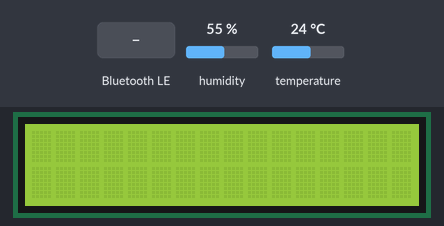
Bench run of a sketch on a simulated ESP32-S3. Parts: 16×2 character LCD. Inputs (shaded band) come from the test bench; at power-on: humidity 55 %, temperature 24 °C. Nothing arrives over Bluetooth unless stated; a phone connects over Bluetooth LE 3 s after start.

Above: at 1.2 s.
1.3 s: Bluetooth LE write "1" received
At 2.5 s:
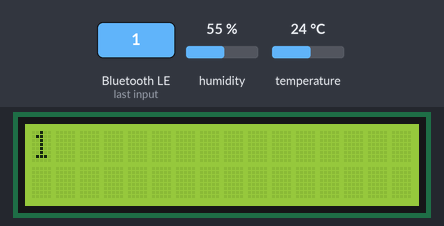
2.8 s: Bluetooth LE write "0" received
At 3.7 s:
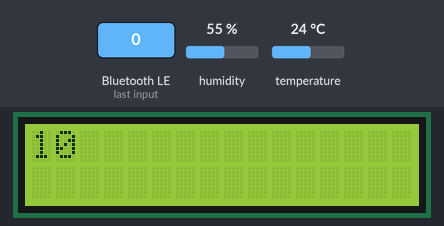
Timing chart, 0 to 5.8 s (numbered marks = the images above; inputs shaded):
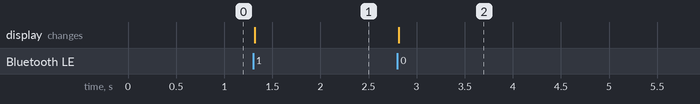

Measured:
- after the input at 1.3 s, the display: changes at once (image 1)
- after the input at 2.8 s, the display: changes at once (image 2)

The sketch:

11-013_Classic_Bluetooth_LCD_minimal.ino
```cpp
/*  11.013 - BLE UART (Minimal) with I2C LCD and BME280 for ESP32-S3
 *
 * Course: IoT Development with ESP32-S3
 * Target Hardware: ESP32-S3-DevKitC-1 v1.1
 * Module: ESP32-S3-WROOM-1-N16R16V
 *
 * This is a simplified version of the BLE UART example that:
 * - Displays BLE-received characters on a 16x2 LCD screen
 * - Sends temperature and humidity from a BME280 sensor every ~10 seconds
 * - Clears the LCD when '~' is received
 *
 * This minimal version focuses on core functionality and reduces code complexity.
 *
 * HARDWARE MODERNIZATION:
 * ========================
 * ESP32-S3 does not support Classic Bluetooth. We use NimBLE to emulate a BLE UART terminal.
 *
 * CIRCUIT DIAGRAM:
 * ================
 * ESP32-S3         | BME280    | I2C LCD
 * ----------------|-----------|----------
 * 3V3             | VIN       | VCC
 * GND             | GND       | GND
 * GPIO21 (SDA)    | SDA       | SDA
 * GPIO22 (SCL)    | SCL       | SCL
 *
 * IDE REQUIREMENTS:
 * =================
 * - Arduino IDE 2.0+
 * - ESP32 Arduino Core v3.0+
 * - Board: "ESP32S3 Dev Module"
 * - Libraries:
 *   - NimBLE-Arduino
 *   - LiquidCrystal_I2C
 *   - Adafruit_BME280 + Adafruit Unified Sensor
 */

#include <Wire.h>
#include <LiquidCrystal_I2C.h>
#include <Adafruit_BME280.h>
#include <NimBLEDevice.h>

LiquidCrystal_I2C lcd(0x27, 16, 2);
Adafruit_BME280 bme;
NimBLECharacteristic* txChar;

int row = 0, col = 0;
int lazyCounter = 0;
bool connected = false;

class RxCB : public NimBLECharacteristicCallbacks {
  void onWrite(NimBLECharacteristic* c) {  // ✅ Removed 'override'
    std::string value = c->getValue();
    for (char ch : value) {
      if (ch == '~') {
        row = col = 0;
        lcd.clear();
      } else {
        lcd.setCursor(col, row);
        lcd.print(ch);
        col++;
        if (col > 15) { col = 0; row++; }
        if (row > 1)  { row = 0; lcd.clear(); }
      }
    }
  }
};

class ConnCB : public NimBLEServerCallbacks {
  void onConnect(NimBLEServer*) {  // ✅ Removed 'override'
    connected = true;
  }

  void onDisconnect(NimBLEServer*) {  // ✅ Removed 'override'
    connected = false;
    NimBLEDevice::startAdvertising();
  }
};

void setup() {
  Wire.begin(21, 22);
  Serial.begin(115200);
  lcd.init(); lcd.backlight();
  if (!bme.begin(0x76)) while (1);

  NimBLEDevice::init("BLE-Display");
  auto server = NimBLEDevice::createServer();
  server->setCallbacks(new ConnCB());

  auto service = server->createService("6E400001-B5A3-F393-E0A9-E50E24DCCA9E");
  auto rx = service->createCharacteristic("6E400002-B5A3-F393-E0A9-E50E24DCCA9E",
      NIMBLE_PROPERTY::WRITE | NIMBLE_PROPERTY::WRITE_NR);
  rx->setCallbacks(new RxCB());

  txChar = service->createCharacteristic("6E400003-B5A3-F393-E0A9-E50E24DCCA9E",
      NIMBLE_PROPERTY::NOTIFY);

  service->start();
  NimBLEDevice::getAdvertising()->addServiceUUID(service->getUUID());
  NimBLEDevice::getAdvertising()->start();
}

void loop() {
  if (++lazyCounter >= 200) {
    if (connected) {
      char msg[64];
      snprintf(msg, sizeof(msg), "T: %.1fC H: %.1f%%", bme.readTemperature(), bme.readHumidity());
      txChar->setValue(msg);
      txChar->notify();
    }
    lazyCounter = 0;
  }
  delay(50);
}
```
